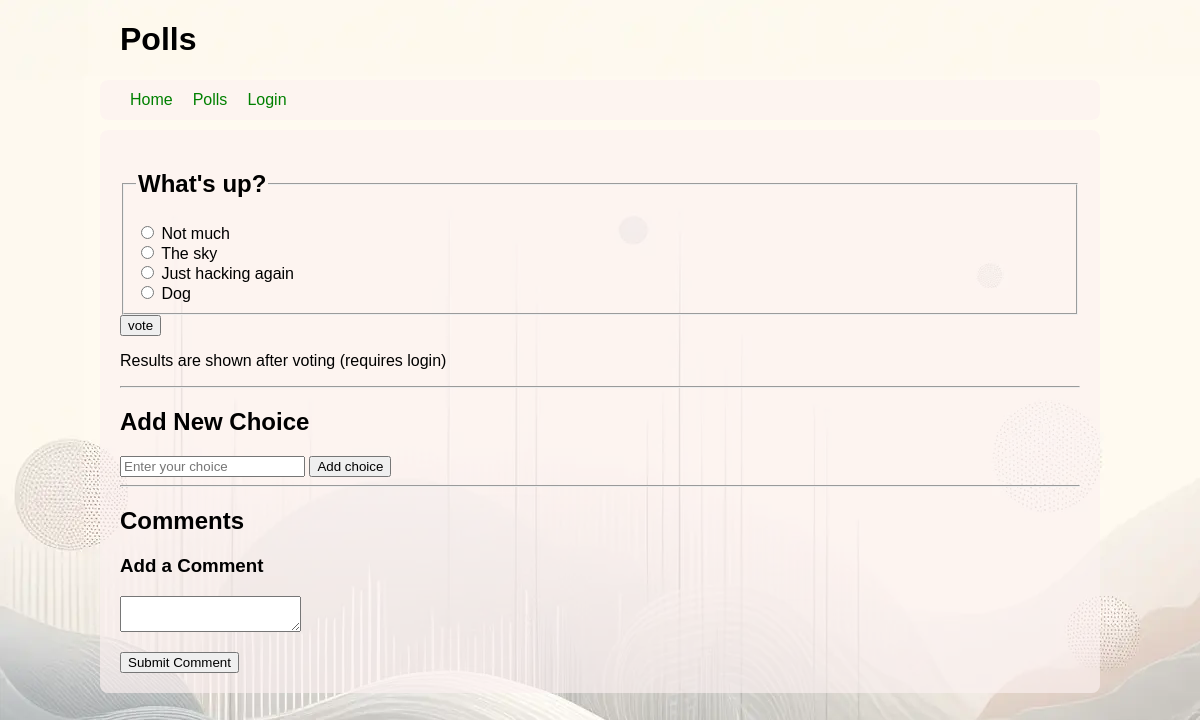
The page /polls/1/ on the database its author committed.
### polls/models.py (models this page shows, shortened)
class Question(models.Model):
    question_text = models.CharField(max_length=200)
    pub_date = models.DateTimeField("date published")

class Choice(models.Model):
    question = models.ForeignKey(Question, on_delete=models.CASCADE)
    choice_text = models.CharField(max_length=200)
    votes = models.IntegerField(default=0)

### polls/views.py (the view, shortened to what this page needs)
# urls.py: path("<int:pk>/", views.DetailView.as_view(), name="detail"),
class DetailView(generic.DetailView):
    model = Question
    template_name = "polls/detail.html"
    def get_queryset(self):
        return Question.objects.filter(pub_date__lte=timezone.now())
    def get_context_data(self, **kwargs):
        context = super().get_context_data(**kwargs)
        context['form'] = ChoiceForm()
        return context

### polls/forms.py
class ChoiceForm(forms.ModelForm):
    class Meta:
        model = Choice
        fields = ['choice_text']

### polls/templates/polls/detail.html (shortened to what this page needs)
{% extends "polls/base.html" %}
{% block content %}
    <form action="{% url 'polls:vote' question.id %}" method="post">
        <fieldset>
            <legend><h2>{{ question.question_text }}</h2></legend>
            {% for choice in question.choice_set.all %}
                <input type="radio" name="choice" id="choice{{ forloop.counter }}" value="{{ choice.id }}">
                <label for="choice{{ forloop.counter }}">{{ choice.choice_text }}</label>
                <br>
            {% endfor %}
        </fieldset>
        <input type="submit" value="vote">
    </form>
    <p>
        Results are shown after voting
        {% if not user.is_authenticated %}
            (requires login)
        {% endif %}
    </p>
    <hr>
    <h2>Add New Choice</h2>
    <form method="post">
        <input type="text" name="choice_text" placeholder="Enter your choice">
        <button type="submit">Add choice</button>
    </form>
    <hr>
    <h2>Comments</h2>
    <h3>Add a Comment</h3>
    <form method="post" action="{% url 'polls:add_comment' question.id %}">
        <p>
            <textarea name="comment_text" id="id_comment_text" required></textarea>
        </p>
        <button type="submit">Submit Comment</button>
    </form>
{% endblock %}

### polls/static/polls/style.css (style rules this page uses)
body { font-family: Arial, sans-serif; margin: 0; padding: 0; background: white url("images/background.webp") no-repeat; }

### rows shown on the page
Question: question_text "What's up?"
Choice: choice_text "Not much"
Choice: choice_text "The sky"
Choice: choice_text "Just hacking again"
Choice: choice_text "Dog"
